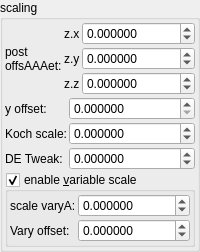
    <widget class="QGroupBox" name="groupBox_9">
     <property name="title">
      <string>scaling</string>
     </property>
     <layout class="QVBoxLayout" name="verticalLayout_13" stretch="0,0,0">
      <property name="spacing">
       <number>2</number>
      </property>
      <property name="leftMargin">
       <number>2</number>
      </property>
      <property name="topMargin">
       <number>2</number>
      </property>
      <property name="rightMargin">
       <number>2</number>
      </property>
      <property name="bottomMargin">
       <number>2</number>
      </property>
      <item>
       <layout class="QGridLayout" name="gridLayout_22" columnstretch="0,0,1">
        <property name="spacing">
         <number>2</number>
        </property>
        <item row="1" column="1">
         <widget class="QLabel" name="label_139">
          <property name="text">
           <string notr="true">z.y</string>
          </property>
         </widget>
        </item>
        <item row="2" column="1">
         <widget class="QLabel" name="label_140">
          <property name="text">
           <string notr="true">z.z</string>
          </property>
         </widget>
        </item>
        <item row="0" column="1">
         <widget class="QLabel" name="label_141">
          <property name="text">
           <string notr="true">z.x</string>
          </property>
         </widget>
        </item>
        <item row="0" column="2">
         <widget class="MyDoubleSpinBox" name="spinbox3_transf_offsetA_000_x">
          <property name="sizePolicy">
           <sizepolicy hsizetype="Minimum" vsizetype="Maximum">
            <horstretch>0</horstretch>
            <verstretch>0</verstretch>
           </sizepolicy>
          </property>
          <property name="prefix">
           <string/>
          </property>
          <property name="suffix">
           <string/>
          </property>
          <property name="decimals">
           <number>6</number>
          </property>
          <property name="minimum">
           <double>-99.989999999999995</double>
          </property>
          <property name="maximum">
           <double>99.989999999999995</double>
          </property>
          <property name="singleStep">
           <double>0.100000000000000</double>
          </property>
         </widget>
        </item>
        <item row="1" column="2">
         <widget class="MyDoubleSpinBox" name="spinbox3_transf_offsetA_000_y">
          <property name="sizePolicy">
           <sizepolicy hsizetype="Minimum" vsizetype="Maximum">
            <horstretch>0</horstretch>
            <verstretch>0</verstretch>
           </sizepolicy>
          </property>
          <property name="prefix">
           <string/>
          </property>
          <property name="suffix">
           <string/>
          </property>
          <property name="decimals">
           <number>6</number>
          </property>
          <property name="minimum">
           <double>-99.989999999999995</double>
          </property>
          <property name="maximum">
           <double>99.989999999999995</double>
          </property>
          <property name="singleStep">
           <double>0.100000000000000</double>
          </property>
         </widget>
        </item>
        <item row="2" column="2">
         <widget class="MyDoubleSpinBox" name="spinbox3_transf_offsetA_000_z">
          <property name="sizePolicy">
           <sizepolicy hsizetype="Minimum" vsizetype="Maximum">
            <horstretch>0</horstretch>
            <verstretch>0</verstretch>
           </sizepolicy>
          </property>
          <property name="prefix">
           <string/>
          </property>
          <property name="suffix">
           <string/>
          </property>
          <property name="decimals">
           <number>6</number>
          </property>
          <property name="minimum">
           <double>-99.989999999999995</double>
          </property>
          <property name="maximum">
           <double>99.989999999999995</double>
          </property>
          <property name="singleStep">
           <double>0.100000000000000</double>
          </property>
         </widget>
        </item>
        <item row="0" column="0" rowspan="3">
         <widget class="QLabel" name="label_116">
          <property name="text">
           <string>post
offsAAAet:</string>
          </property>
         </widget>
        </item>
       </layout>
      </item>
      <item>
       <layout class="QGridLayout" name="gridLayout_32" columnstretch="0,1">
        <property name="spacing">
         <number>2</number>
        </property>
        <item row="3" column="1">
         <widget class="MyDoubleSpinBox" name="spinbox_analyticDE_offset_0">
          <property name="sizePolicy">
           <sizepolicy hsizetype="Minimum" vsizetype="Maximum">
            <horstretch>0</horstretch>
            <verstretch>0</verstretch>
           </sizepolicy>
          </property>
          <property name="prefix">
           <string/>
          </property>
          <property name="suffix">
           <string/>
          </property>
          <property name="decimals">
           <number>6</number>
          </property>
          <property name="minimum">
           <double>-99.989999999999995</double>
          </property>
          <property name="maximum">
           <double>99.989999999999995</double>
          </property>
          <property name="singleStep">
           <double>0.100000000000000</double>
          </property>
         </widget>
        </item>
        <item row="2" column="1">
         <widget class="MyDoubleSpinBox" name="spinbox_transf_scale_2">
          <property name="sizePolicy">
           <sizepolicy hsizetype="Minimum" vsizetype="Maximum">
            <horstretch>0</horstretch>
            <verstretch>0</verstretch>
           </sizepolicy>
          </property>
          <property name="prefix">
           <string/>
          </property>
          <property name="suffix">
           <string/>
          </property>
          <property name="decimals">
           <number>6</number>
          </property>
          <property name="minimum">
           <double>-99.989999999999995</double>
          </property>
          <property name="maximum">
           <double>99.989999999999995</double>
          </property>
          <property name="singleStep">
           <double>0.100000000000000</double>
          </property>
         </widget>
        </item>
        <item row="3" column="0">
         <widget class="QLabel" name="label_152">
          <property name="text">
           <string>DE Tweak:</string>
          </property>
         </widget>
        </item>
        <item row="2" column="0">
         <widget class="QLabel" name="label_8">
          <property name="text">
           <string>Koch scale:</string>
          </property>
         </widget>
        </item>
        <item row="1" column="0">
         <widget class="QLabel" name="label_14">
          <property name="text">
           <string>y offset:</string>
          </property>
         </widget>
        </item>
        <item row="1" column="1">
         <widget class="MyDoubleSpinBox" name="spinbox_transf_scale_1">
          <property name="enabled">
           <bool>true</bool>
          </property>
          <property name="sizePolicy">
           <sizepolicy hsizetype="Minimum" vsizetype="Maximum">
            <horstretch>0</horstretch>
            <verstretch>0</verstretch>
           </sizepolicy>
          </property>
          <property name="prefix">
           <string/>
          </property>
          <property name="suffix">
           <string/>
          </property>
          <property name="decimals">
           <number>6</number>
          </property>
          <property name="minimum">
           <double>0.000000000000000</double>
          </property>
          <property name="maximum">
           <double>99.989999999999995</double>
          </property>
          <property name="singleStep">
           <double>0.100000000000000</double>
          </property>
         </widget>
        </item>
       </layout>
      </item>
      <item>
       <widget class="MyGroupBox" name="groupCheck_transf_function_enabledK_false">
        <property name="title">
         <string>enable &amp;variable scale</string>
        </property>
        <property name="checkable">
         <bool>true</bool>
        </property>
        <layout class="QVBoxLayout" name="verticalLayout_15" stretch="0">
         <property name="spacing">
          <number>2</number>
         </property>
         <property name="leftMargin">
          <number>2</number>
         </property>
         <property name="topMargin">
          <number>2</number>
         </property>
         <property name="rightMargin">
          <number>2</number>
         </property>
         <property name="bottomMargin">
          <number>2</number>
         </property>
         <item>
          <layout class="QGridLayout" name="gridLayout_31" columnstretch="0,1">
           <property name="spacing">
            <number>2</number>
           </property>
           <item row="1" column="1">
            <widget class="MyDoubleSpinBox" name="spinbox_transf_scale_vary_0">
             <property name="sizePolicy">
              <sizepolicy hsizetype="Minimum" vsizetype="Maximum">
               <horstretch>0</horstretch>
               <verstretch>0</verstretch>
              </sizepolicy>
             </property>
             <property name="prefix">
              <string/>
             </property>
             <property name="suffix">
              <string/>
             </property>
             <property name="decimals">
              <number>6</number>
             </property>
             <property name="minimum">
              <double>-99.989999999999995</double>
             </property>
             <property name="maximum">
              <double>99.989999999999995</double>
             </property>
             <property name="singleStep">
              <double>0.010000000000000</double>
             </property>
            </widget>
           </item>
           <item row="2" column="1">
            <widget class="MyDoubleSpinBox" name="spinbox_transf_scaleC_1">
             <property name="sizePolicy">
              <sizepolicy hsizetype="Minimum" vsizetype="Maximum">
               <horstretch>0</horstretch>
               <verstretch>0</verstretch>
              </sizepolicy>
             </property>
             <property name="prefix">
              <string/>
             </property>
             <property name="suffix">
              <string/>
             </property>
             <property name="decimals">
              <number>6</number>
             </property>
             <property name="minimum">
              <double>-99.989999999999995</double>
             </property>
             <property name="maximum">
              <double>99.989999999999995</double>
             </property>
             <property name="singleStep">
              <double>0.100000000000000</double>
             </property>
            </widget>
           </item>
           <item row="2" column="0">
            <widget class="QLabel" name="label_150">
             <property name="text">
              <string>Vary offset:</string>
             </property>
            </widget>
           </item>
           <item row="1" column="0">
            <widget class="QLabel" name="label_145">
             <property name="text">
              <string>scale varyA:</string>
             </property>
            </widget>
           </item>
          </layout>
         </item>
        </layout>
       </widget>
      </item>
     </layout>
    </widget>
